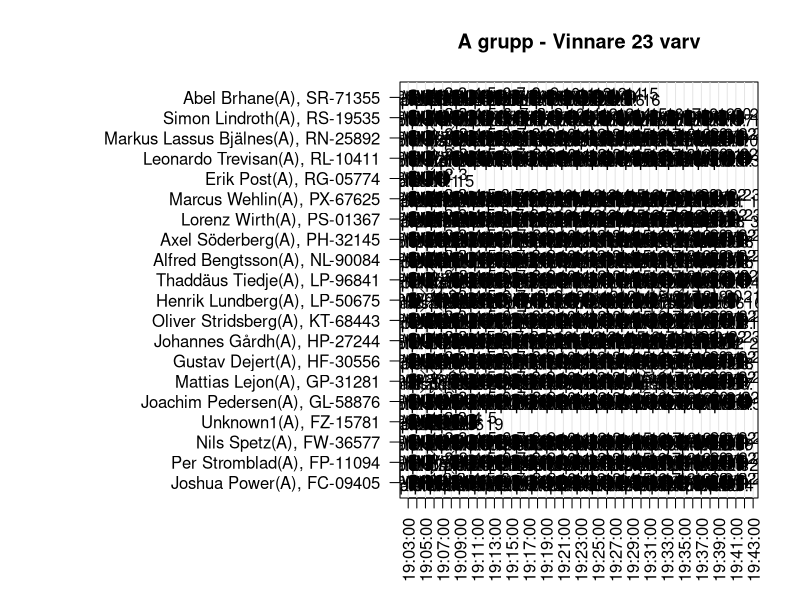
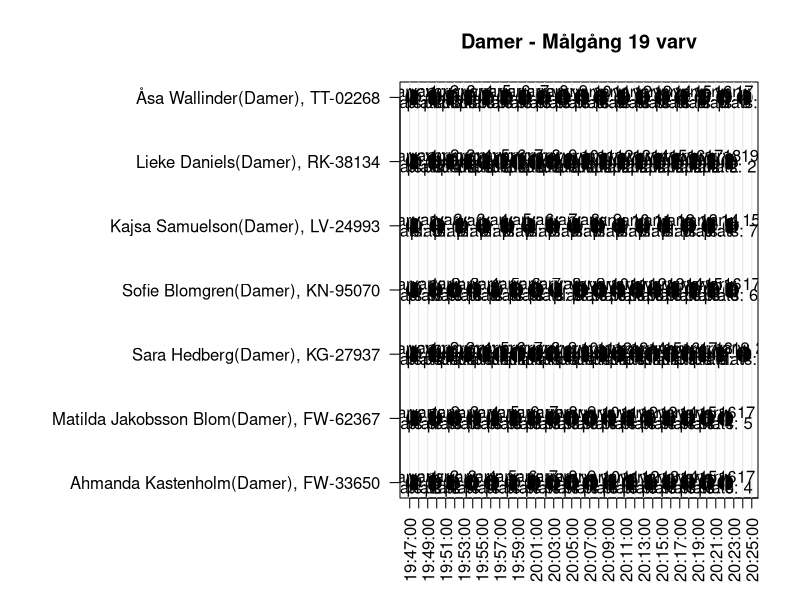
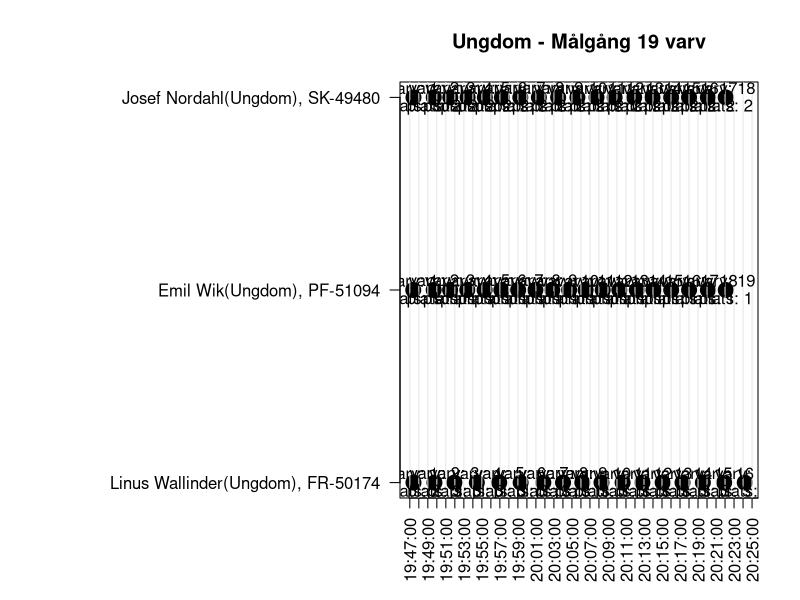
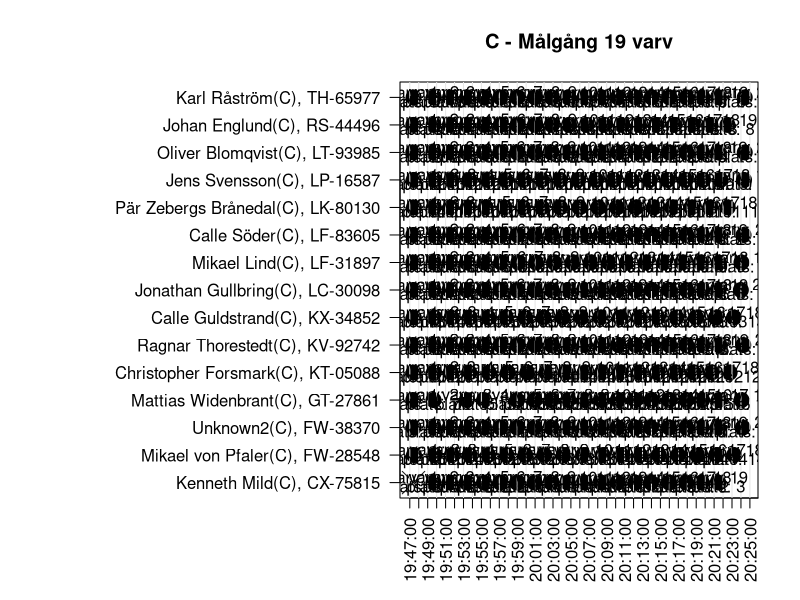
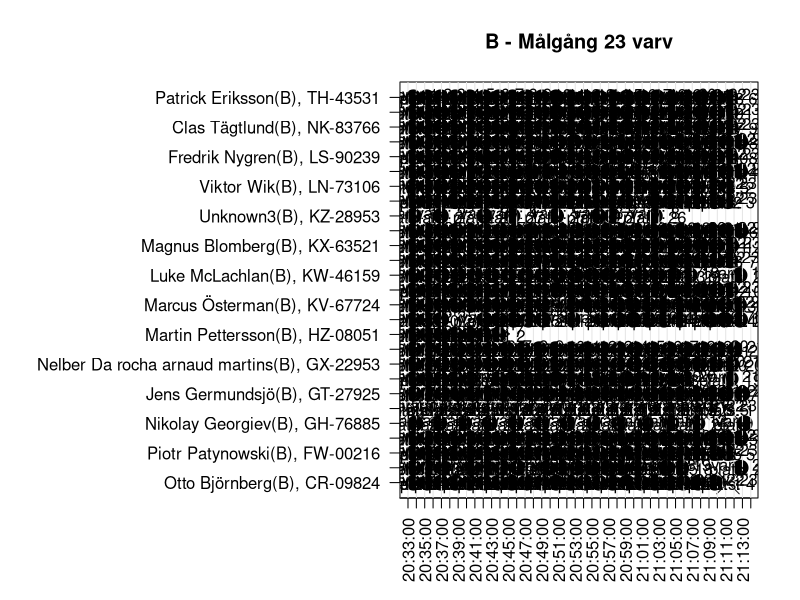

The R script that drew these images, in order:
library(readxl)

## Read the startlist
startlist <- readxl::read_xlsx("startlist.xlsx")

## Read the results and som manual entries
df <- read.table("20250806-212445-0212BD-SF.txt")
df2 <- read.table("extradata.txt")
names(df) <- c("pass", "chip", "info", "date", "time", "info1", "info2")
names(df2) <- c("pass", "chip", "info", "date", "time", "info1", "info2")
df$type <- "chip_read"
df2$type <- "manual"
df <- rbind(df, df2)
df$type <- c("black", "grey10")[as.numeric(as.factor(df$type))]
df$pch <- c(20, 4)[as.numeric(as.factor(df$type))]
df$datetime <- as.POSIXlt(paste(df$date, df$time), format = "%Y-%m-%d %H:%M:%OS")

## Add the name and class to the results
df$name <- startlist$Namn[match(df$chip, startlist$ChipNr)]
df$class <- startlist$Klass[match(df$chip, startlist$ChipNr)]

## limit to just today
df <- df[df$datetime >= as.POSIXlt("2025-08-06 18:50:00.000", format = "%Y-%m-%d %H:%M:%OS"), ]

## Check for anyone with no Chip times:
startlist[!startlist$ChipNr %in% df$chip, ]
## We know that Henrik Holm started and was first in B


## Graph the results of A
pdf("A.pdf", width = 48, height = 24)
par(mar = c(5.1, 20, 4.1, 2.1))
cutoff1 <- as.POSIXlt("2025-08-06 19:03:00.000", format = "%Y-%m-%d %H:%M:%OS")
cutoff2 <- as.POSIXlt("2025-08-06 19:43:00.000", format = "%Y-%m-%d %H:%M:%OS")
df2 <- df[df$datetime > cutoff1 & df$datetime < cutoff2, ]
df2 <- df2[order(df2$chip, df2$datetime), ]
df2$chip <- as.factor(df2$chip)
##
## Add the lap number
df2$lap <- as.numeric(ave(df2$datetime, df2$chip, FUN = rank))
df2$placing <- as.numeric(ave(df2$datetime, df2$lap, FUN = rank))
##
plot(y = df2$chip, x = df2$datetime,
     type = "p", pch = df2$pch, yaxt = "n",
     ylab = "", xlab = "", xaxt = "n",
     main = "A grupp - Vinnare 23 varv", col = df2$type, cex = 3)
labsy <- levels(df2$chip)
name <- startlist$Namn[match(labsy, startlist$ChipNr)]
class <- startlist$Klass[match(labsy, startlist$ChipNr)]
axis(side = 2, at = sort(as.numeric(unique(df2$chip))),
     labels = paste0(name, "(", class, ")", ", ", labsy), las = 1)
labsx <- seq(from = cutoff1,
             to = cutoff2,
             length.out = 41)
labsx <- format(as.POSIXlt(labsx), "%H:%M:%S")
times <- seq(from = cutoff1,
             to = cutoff2,
             length.out = 41)
axis(side = 1, at = times, las = 2, labels = labsx)
abline(v = times, col = "grey90")
## Add lap number and rank
text(x = df2$datetime,
     y = as.numeric(df2$chip) + 0.2,
     labels = paste0("varv: ", df2$lap))
text(x = df2$datetime,
     y = as.numeric(df2$chip) - 0.2,
     labels = paste0("plats: ", df2$placing))
dev.off()

pdf("Damer.pdf", width = 48, height = 24)
par(mar = c(5.1, 20, 4.1, 2.1))
cutoff1 <- as.POSIXlt("2025-08-06 19:47:00.000", format = "%Y-%m-%d %H:%M:%OS")
cutoff2 <- as.POSIXlt("2025-08-06 20:27:00.000", format = "%Y-%m-%d %H:%M:%OS")
df2 <- df[df$datetime > cutoff1 & df$datetime < cutoff2 & df$class == "Damer", ]
df2 <- df2[order(df2$chip, df2$datetime), ]
df2$chip <- as.factor(df2$chip)
##
## Add the lap number
df2$lap <- as.numeric(ave(df2$datetime, df2$chip, FUN = rank))
df2$placing <- as.numeric(ave(df2$datetime, df2$lap, FUN = rank))
##
plot(y = df2$chip, x = df2$datetime,
     type = "p", pch = df2$pch, yaxt = "n",
     ylab = "", xlab = "", xaxt = "n",
     main = "Damer - Målgång 19 varv", col = df2$type, cex = 3)
labsy <- levels(df2$chip)
name <- startlist$Namn[match(labsy, startlist$ChipNr)]
class <- startlist$Klass[match(labsy, startlist$ChipNr)]
axis(side = 2, at = sort(as.numeric(unique(df2$chip))),
     labels = paste0(name, "(", class, ")", ", ", labsy), las = 1)
labsx <- seq(from = cutoff1,
             to = cutoff2,
             length.out = 41)
labsx <- format(as.POSIXlt(labsx), "%H:%M:%S")
times <- seq(from = cutoff1,
             to = cutoff2,
             length.out = 41)
axis(side = 1, at = times, las = 2, labels = labsx)
abline(v = times, col = "grey90")
## Add lap number and rank
text(x = df2$datetime,
     y = as.numeric(df2$chip) + 0.1,
     labels = paste0("varv: ", df2$lap))
text(x = df2$datetime,
     y = as.numeric(df2$chip) - 0.1,
     labels = paste0("plats: ", df2$placing))
dev.off()

pdf("Ungdomar.pdf", width = 48, height = 12)
par(mar = c(5.1, 20, 4.1, 2.1))
cutoff1 <- as.POSIXlt("2025-08-06 19:47:00.000", format = "%Y-%m-%d %H:%M:%OS")
cutoff2 <- as.POSIXlt("2025-08-06 20:27:00.000", format = "%Y-%m-%d %H:%M:%OS")
df2 <- df[df$datetime > cutoff1 & df$datetime < cutoff2 & df$class == "Ungdom", ]
df2 <- df2[order(df2$chip, df2$datetime), ]
df2$chip <- as.factor(df2$chip)
##
## Add the lap number
df2$lap <- as.numeric(ave(df2$datetime, df2$chip, FUN = rank))
df2$placing <- as.numeric(ave(df2$datetime, df2$lap, FUN = rank))
##
plot(y = df2$chip, x = df2$datetime,
     type = "p", pch = df2$pch, yaxt = "n",
     ylab = "", xlab = "", xaxt = "n",
     main = "Ungdom - Målgång 19 varv", col = df2$type, cex = 3)
labsy <- levels(df2$chip)
name <- startlist$Namn[match(labsy, startlist$ChipNr)]
class <- startlist$Klass[match(labsy, startlist$ChipNr)]
axis(side = 2, at = sort(as.numeric(unique(df2$chip))),
     labels = paste0(name, "(", class, ")", ", ", labsy), las = 1)
labsx <- seq(from = cutoff1,
             to = cutoff2,
             length.out = 41)
labsx <- format(as.POSIXlt(labsx), "%H:%M:%S")
times <- seq(from = cutoff1,
             to = cutoff2,
             length.out = 41)
axis(side = 1, at = times, las = 2, labels = labsx)
abline(v = times, col = "grey90")
## Add lap number and rank
text(x = df2$datetime,
     y = as.numeric(df2$chip) + 0.05,
     labels = paste0("varv: ", df2$lap))
text(x = df2$datetime,
     y = as.numeric(df2$chip) - 0.05,
     labels = paste0("plats: ", df2$placing))
dev.off()

pdf("C.pdf", width = 48, height = 24)
par(mar = c(5.1, 20, 4.1, 2.1))
cutoff1 <- as.POSIXlt("2025-08-06 19:47:00.000", format = "%Y-%m-%d %H:%M:%OS")
cutoff2 <- as.POSIXlt("2025-08-06 20:27:00.000", format = "%Y-%m-%d %H:%M:%OS")
df2 <- df[df$datetime > cutoff1 & df$datetime < cutoff2 & df$class == "C", ]
df2 <- df2[order(df2$chip, df2$datetime), ]
df2$chip <- as.factor(df2$chip)
##
## Add the lap number
df2$lap <- as.numeric(ave(df2$datetime, df2$chip, FUN = rank))
df2$placing <- as.numeric(ave(df2$datetime, df2$lap, FUN = rank))
##
plot(y = df2$chip, x = df2$datetime,
     type = "p", pch = df2$pch, yaxt = "n",
     ylab = "", xlab = "", xaxt = "n",
     main = "C - Målgång 19 varv", col = df2$type, cex = 3)
labsy <- levels(df2$chip)
name <- startlist$Namn[match(labsy, startlist$ChipNr)]
class <- startlist$Klass[match(labsy, startlist$ChipNr)]
axis(side = 2, at = sort(as.numeric(unique(df2$chip))),
     labels = paste0(name, "(", class, ")", ", ", labsy), las = 1)
labsx <- seq(from = cutoff1,
             to = cutoff2,
             length.out = 41)
labsx <- format(as.POSIXlt(labsx), "%H:%M:%S")
times <- seq(from = cutoff1,
             to = cutoff2,
             length.out = 41)
axis(side = 1, at = times, las = 2, labels = labsx)
abline(v = times, col = "grey90")
## Add lap number and rank
text(x = df2$datetime,
     y = as.numeric(df2$chip) + 0.2,
     labels = paste0("varv: ", df2$lap))
text(x = df2$datetime,
     y = as.numeric(df2$chip) - 0.2,
     labels = paste0("plats: ", df2$placing))
dev.off()

pdf("B.pdf", width = 48, height = 24)
par(mar = c(5.1, 20, 4.1, 2.1))
cutoff1 <- as.POSIXlt("2025-08-06 20:32:00.000", format = "%Y-%m-%d %H:%M:%OS")
cutoff2 <- as.POSIXlt("2025-08-06 21:14:00.000", format = "%Y-%m-%d %H:%M:%OS")
df2 <- df[df$datetime > cutoff1 & df$datetime < cutoff2 & df$class == "B", ]
df2 <- df2[order(df2$chip, df2$datetime), ]
df2$chip <- as.factor(df2$chip)
##
## Add the lap number
df2$lap <- as.numeric(ave(df2$datetime, df2$chip, FUN = rank))
df2$placing <- as.numeric(ave(df2$datetime, df2$lap, FUN = rank))
##
plot(y = df2$chip, x = df2$datetime,
     type = "p", pch = df2$pch, yaxt = "n",
     ylab = "", xlab = "", xaxt = "n",
     main = "B - Målgång 23 varv", col = df2$type, cex = 3)
labsy <- levels(df2$chip)
name <- startlist$Namn[match(labsy, startlist$ChipNr)]
class <- startlist$Klass[match(labsy, startlist$ChipNr)]
axis(side = 2, at = sort(as.numeric(unique(df2$chip))),
     labels = paste0(name, "(", class, ")", ", ", labsy), las = 1)
labsx <- seq(from = cutoff1,
             to = cutoff2,
             length.out = 43)
labsx <- format(as.POSIXlt(labsx), "%H:%M:%S")
times <- seq(from = cutoff1,
             to = cutoff2,
             length.out = 43)
axis(side = 1, at = times, las = 2, labels = labsx)
abline(v = times, col = "grey90")
## Add lap number and rank
text(x = df2$datetime,
     y = as.numeric(df2$chip) + 0.2,
     labels = paste0("varv: ", df2$lap))
text(x = df2$datetime,
     y = as.numeric(df2$chip) - 0.2,
     labels = paste0("plats: ", df2$placing))
dev.off()
